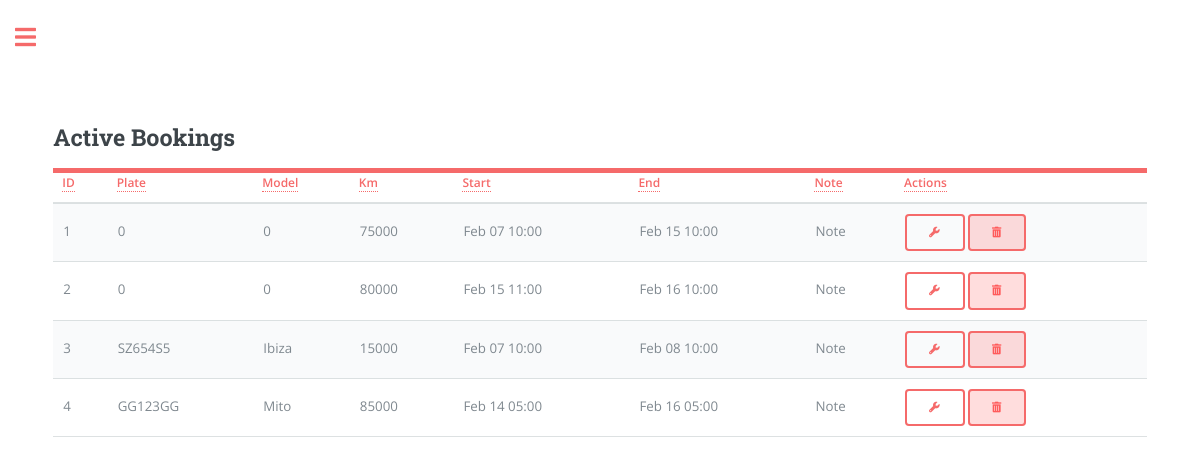
/bookings_view (signed in), run on the app's committed database.
### app/models.py (models this page shows, shortened)
class User(UserMixin, db.Model):
    id = db.Column(db.Integer, primary_key=True)
    registration_date = db.Column(db.DateTime, default=datetime.utcnow)
    username = db.Column(db.String(64), index=True, unique=True)
    email = db.Column(db.String(120), index=True, unique=True)
    password_hash = db.Column(db.String(128))
    garage = db.relationship('Car', backref='owner', lazy='dynamic')
    contacts = db.relationship('Contacts', backref='owner', lazy='dynamic')
    role = db.Column(db.String(20), default='user')
    currency = db.Column(db.String(1), default='€')
    measurement_unit = db.Column(db.String(5), default='Km')
    language = db.Column(db.String(2), default='en')

class Booking(db.Model):
    id = db.Column(db.Integer, primary_key=True)
    start_datetime = db.Column(db.DateTime, nullable=False)
    end_datetime = db.Column(db.DateTime, nullable=False)
    car_plate = db.Column(db.String(8), db.ForeignKey('car.plate'), nullable=False)
    user_id = db.Column(db.Integer, db.ForeignKey('user.id'), nullable=False)
    note = db.Column(db.String(160))
    money = db.Column(db.Integer, default=0, index=True)
    km = db.Column(db.Integer, default=0, index=True) # Car's kilometres when booking
    car = db.relationship('Car', backref='bookings', lazy=True)
    contact_id = db.Column(db.Integer, db.ForeignKey('contacts.id', name='booking_contacts_id'), nullable=True)

class Car(db.Model):
    plate = db.Column(db.String(8), primary_key=True, index=True, unique=True)
    make = db.Column(db.String(15), index=True)
    model = db.Column(db.String(15), index=True)
    fuel = db.Column(db.String(8), index=True)
    year = db.Column(db.Integer, index=True)
    cc = db.Column(db.Integer, index=True)
    user_id = db.Column(db.Integer, db.ForeignKey('user.id'))
    days = db.Column(db.Integer, default=0, index=True)
    money = db.Column(db.Integer, default=0, index=True) # Referred as 'revenue'
    car_cost = db.Column(db.Integer, default=0, index=True)
    insurance_cost = db.Column(db.Float, default=0, index=True)
    insurance_expiry_date = db.Column(db.DateTime)
    mot_cost = db.Column(db.Float, default=0, index=True)
    mot_expiry_date = db.Column(db.DateTime)
    road_tax_cost = db.Column(db.Float, default=0, index=True)
    road_tax_expiry_date = db.Column(db.DateTime)
    renewal = db.relationship('Renewal', backref='car', lazy='dynamic')
    km = db.Column(db.Integer, default=0, index=True)

### app/routes.py (the view)
@app.route('/bookings_view', methods=['GET', 'POST'])
@login_required
def bookings_view():
    current_date = datetime.utcnow()
    active_bookings = Booking.query.filter(
        (Booking.user_id == current_user.id) &
        (Booking.end_datetime > current_date)
    ).all()
    return render_template('bookings_view.html' if current_user.language == 'en' else f'bookings_view_{current_user.language}.html',
                           user_bookings=active_bookings, page='bookings_view',
                           user_name=current_user.username if current_user.is_authenticated else None)

### app/models.py (called while the page is built)
@login.user_loader
def load_user(id):
    return User.query.get(int(id))

### app/templates/bookings_view.html (shortened to what this page needs)
{% if current_user.language == 'en' %}
    {% extends "index.html" %}
{% else %}
    {% extends "index_" + current_user.language + ".html" %}
{% endif %}
{% block content %}
<head>
  <link rel="stylesheet" href="{{ url_for('static', filename='css/main.css') }}">
  <link rel="stylesheet" href="https://cdnjs.cloudflare.com/ajax/libs/font-awesome/5.15.3/css/all.min.css" />
</head>
<header id="header">
  <h2>Active Bookings</h2>
</header>
<form action="{{ url_for('bookings_manage') }}" method="POST">
<table class="table" id="bookingTable">
    <thead>
      <tr>
        <th scope="col"><a href="#" class="sort-link" data-sort="id">ID</a></th>
        <th scope="col"><a href="#" class="sort-link" data-sort="plate">Plate</a></th>
        <th scope="col"><a href="#" class="sort-link" data-sort="model">Model</a></th>
        <th scope="col"><a href="#" class="sort-link" data-sort="km">{{ current_user.measurement_unit.capitalize() }}</a></th>
        <th scope="col"><a href="#" class="sort-link" data-sort="start_datetime">Start</a></th>
        <th scope="col"><a href="#" class="sort-link" data-sort="end_datetime">End</a></th>
        <th scope="col"><a href="#" class="sort-link" data-sort="note">Note</a></th>
        <th scope="col"><a>Actions</a></th>
      </tr>
    </thead>
    <tbody>
      {% for booking in user_bookings %}
      <tr>
          <td data-sort="id">{{ booking.id }}</td>
          <td data-sort="plate">{{ booking.car.plate }}</td>
          <td data-sort="model">{{ booking.car.model }}</td>
          <td data-sort="km">{{ booking.km }}</td>
          <td data-sort="start_datetime">{{ booking.start_datetime.strftime("%b %d %H:%M") }}</td>
          <td data-sort="end_datetime">{{ booking.end_datetime.strftime("%b %d %H:%M") }}</td>
          <td data-sort="note">
            {% if booking.note %}
            <span class="note-tooltip">
                Note
            </span>
        {% endif %}
          </td>
          <td>
              <button type="submit" class="btn btn-danger" name="manage_booking" value="{{ booking.id }}"><i class="fa-solid fa-wrench"></i></button>
              <button type="submit" class="btn btn-primary btn-delete" name="delete" onclick="return confirm('Are you sure you want to delete this booking?');"><i class="fas fa-trash-alt"></i></button>
        </td>
      </tr>
      {% endfor %}
  </tbody>
</table>
</form>
{% endblock %}

### app/static/css/main.css (style rules this page uses)
html, body, div, span, applet, object, iframe, h1, h2, h3, h4, h5, h6, p, blockquote, pre, a, abbr, acronym, address, big, cite, code, del, dfn, em, img, ins, kbd, q, s, samp, small, strike, strong, sub, sup, tt, var, b, u, i, center, dl, dt, dd, ol, ul, li, fieldset, form, label, legend, table, caption, tbody, tfoot, thead, tr, th, td, article, aside, canvas, details, embed, figure, figcaption, footer, header, hgroup, menu, nav, output, ruby, section, summary, time, mark, audio, video { margin: 0; padding: 0; border: 0; font-size: 100%; font: inherit; vertical-align: baseline; }
article, aside, details, figcaption, figure, footer, header, hgroup, menu, nav, section { display: block; }
body { line-height: 1; }
table { border-collapse: collapse; border-spacing: 0; }
body { -webkit-text-size-adjust: none; }
body { -ms-overflow-style: scrollbar; }
html { box-sizing: border-box; }
*, *:before, *:after { box-sizing: inherit; }
body { background: #ffffff; }
body, input, select, textarea { color: #7f888f; font-family: "Open Sans", sans-serif; font-size: 13pt; font-weight: 400; line-height: 1.65; }
@media screen and (max-width: 1680px) { body, input, select, textarea { font-size: 11pt; } }
@media screen and (max-width: 1280px) { body, input, select, textarea { font-size: 10pt; } }
a { -moz-transition: color 0.2s ease-in-out, border-bottom-color 0.2s ease-in-out; -webkit-transition: color 0.2s ease-in-out, border-bottom-color 0.2s ease-in-out; -ms-transition: color 0.2s ease-in-out, border-bottom-color 0.2s ease-in-out; transition: color 0.2s ease-in-out, border-bottom-color 0.2s ease-in-out; border-bottom: dotted 1px; color: #f56a6a; text-decoration: none; }
em, i { font-style: italic; }
h1, h2, h3, h4, h5, h6 { color: #3d4449; font-family: "Roboto Slab", serif; font-weight: 700; line-height: 1.5; margin: 0 0 1em 0; }
h2 { font-size: 1.75em; }
form { margin: 0 0 2em 0; }
table { margin: 0 0 2em 0; width: 100%; }
table tbody tr { border: solid 1px rgba(210, 215, 217, 0.75); border-left: 0; border-right: 0; }
table tbody tr:nth-child(2n + 1) { background-color: rgba(230, 235, 237, 0.25); }
table td { padding: 0.75em 0.75em; }
table th { color: #3d4449; font-size: 0.9em; font-weight: 600; padding: 0 0.75em 0.75em 0.75em; text-align: left; }
table thead { border-bottom: solid 2px rgba(210, 215, 217, 0.75); }
input[type="submit"], input[type="reset"], input[type="button"], button, .button { -moz-appearance: none; -webkit-appearance: none; -ms-appearance: none; appearance: none; -moz-transition: background-color 0.2s ease-in-out, color 0.2s ease-in-out; -webkit-transition: background-color 0.2s ease-in-out, color 0.2s ease-in-out; -ms-transition: background-color 0.2s ease-in-out, color 0.2s ease-in-out; transition: background-color 0.2s ease-in-out, color 0.2s ease-in-out; background-color: transparent; border-radius: 0.375em; border: 0; box-shadow: inset 0 0 0 2px #f56a6a; color: #f56a6a !important; cursor: pointer; display: inline-block; font-family: "Roboto Slab", serif; font-size: 0.8em; font-weight: 700; height: 3.5em; letter-spacing: 0.075em; line-height: 3.5em; padding: 0 2.25em; text-align: center; text-decoration: none; text-transform: uppercase; white-space: nowrap; }
#header { display: -moz-flex; display: -webkit-flex; display: -ms-flex; display: flex; border-bottom: solid 5px #f56a6a; padding: 2em 0 1em 0; position: relative; }
#header > * { -moz-flex: 1; -webkit-flex: 1; -ms-flex: 1; flex: 1; margin-bottom: 0; }
@media screen and (max-width: 1680px) { #header { padding-top: 5em; } }
.note-tooltip { position: relative; display: inline-block; cursor: pointer; }
.btn-delete { background-color: rgba(255, 86, 86, 0.2); color: #ff5b5b !important; }

### data on the page
User: measurement_unit "Km"
Booking: id "1", car.plate "0", car.model "0", km "75000", start_datetime "Feb 07 10:00", end_datetime "Feb 15 10:00"
Booking: id "2", car.plate "0", car.model "0", km "80000", start_datetime "Feb 15 11:00", end_datetime "Feb 16 10:00"
Booking: id "3", car.plate "SZ654S5", car.model "Ibiza", km "15000", start_datetime "Feb 07 10:00", end_datetime "Feb 08 10:00"
Booking: id "4", car.plate "GG123GG", car.model "Mito", km "85000", start_datetime "Feb 14 05:00", end_datetime "Feb 16 05:00"
